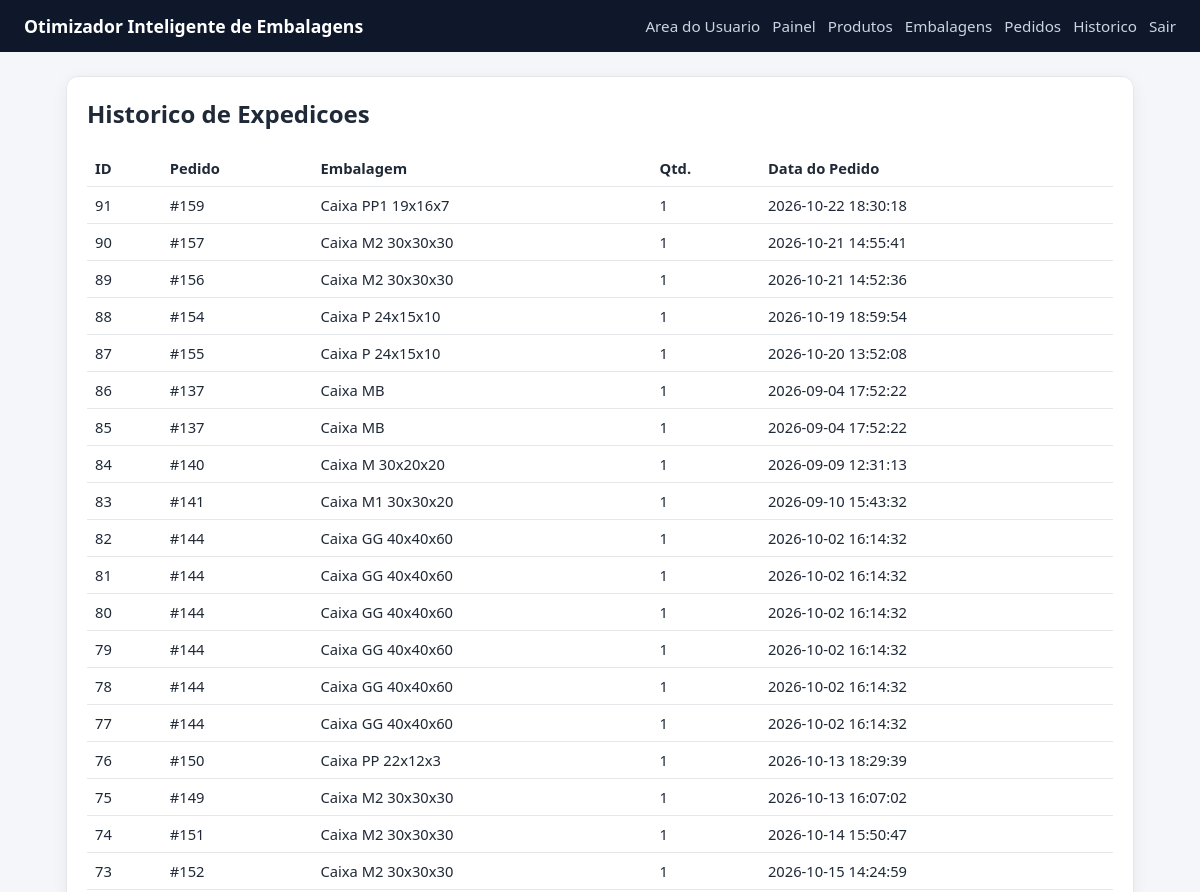
Before: /history (signed in, upper part) with the older database file.
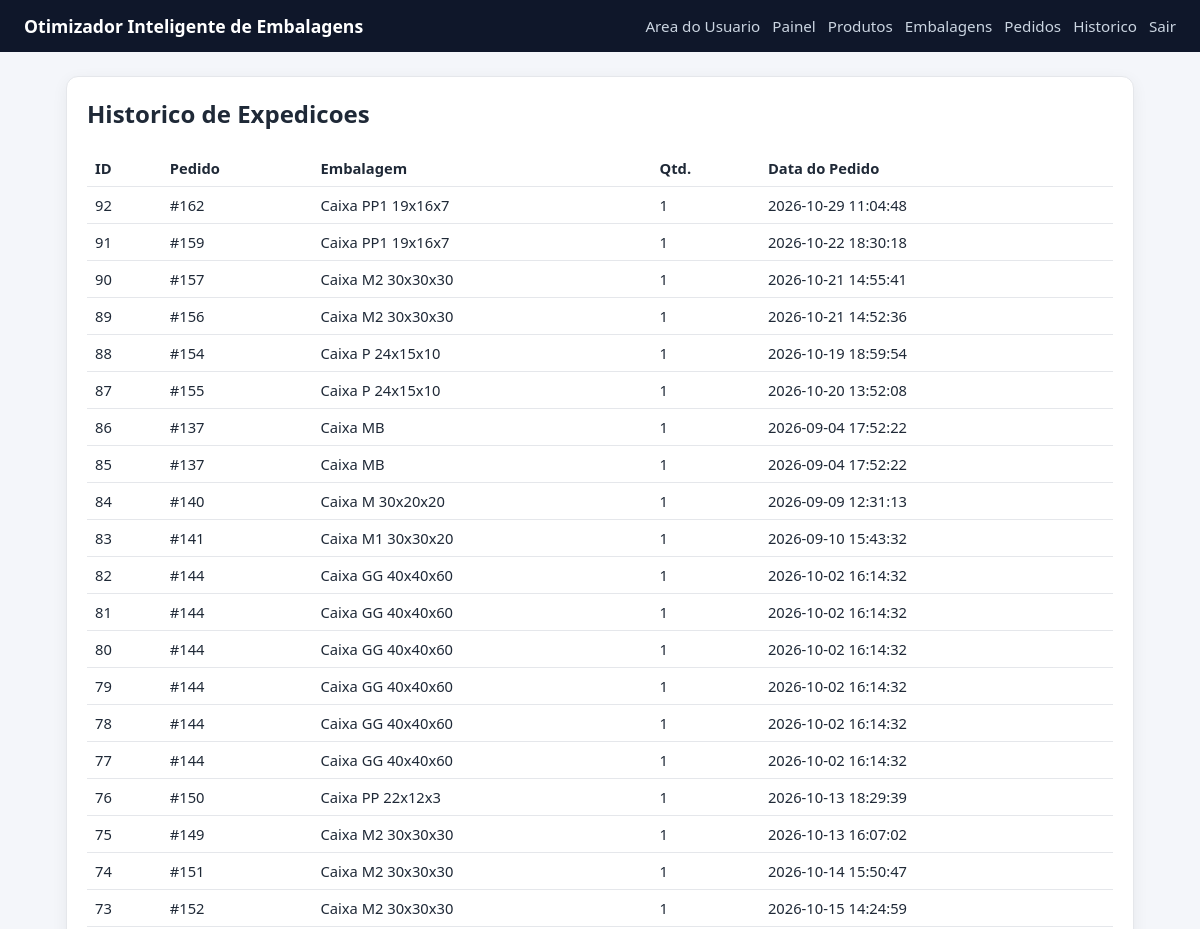
After: the same page with the newer database file.
### tables this page shows
CREATE TABLE shipment_history (
                id INTEGER PRIMARY KEY AUTOINCREMENT,
                order_id INTEGER NOT NULL,
                box_id INTEGER NOT NULL, quantity INTEGER NOT NULL DEFAULT 1, assignments_json TEXT,
                FOREIGN KEY(order_id) REFERENCES orders(id),
                FOREIGN KEY(box_id) REFERENCES boxes(id)
            );

CREATE TABLE boxes (
                id INTEGER PRIMARY KEY AUTOINCREMENT,
                name TEXT NOT NULL UNIQUE,
                length_cm REAL NOT NULL,
                width_cm REAL NOT NULL,
                height_cm REAL NOT NULL,
                max_weight REAL NOT NULL
            , is_active INTEGER NOT NULL DEFAULT 1, max_capacity_weight REAL);

CREATE TABLE orders (
                id INTEGER PRIMARY KEY AUTOINCREMENT,
                created_at TEXT NOT NULL DEFAULT CURRENT_TIMESTAMP
            );

### app_volum.py (the view)
@app.route("/history", methods=["GET"])
@admin_required
def history():
    rows = list_shipment_history(DB_PATH)
    return render_template("history.html", history=rows)

### app_volum.py (called while the page is built)
def admin_required(view_func):
    @wraps(view_func)
    def _wrapped(*args, **kwargs):
        if not session.get("is_admin"):
            next_url = request.path
            return redirect(url_for("admin_login", next=next_url))
        return view_func(*args, **kwargs)
    return _wrapped

### database.py (called while the page is built)
def get_connection(db_path):
    conn = sqlite3.connect(db_path)
    conn.row_factory = sqlite3.Row
    return conn

def list_shipment_history(db_path):
    with closing(get_connection(db_path)) as conn:
        rows = conn.execute(
            """
            SELECT
                sh.id,
                sh.order_id,
                sh.box_id,
                sh.quantity,
                o.created_at,
                b.name AS box_name
            FROM shipment_history sh
            JOIN orders o ON o.id = sh.order_id
            JOIN boxes b ON b.id = sh.box_id
            ORDER BY sh.id DESC
            """
        ).fetchall()
    return rows

### templates/history.html
{% extends 'base.html' %}
{% block content %}
<section class="card">
    <h2>Historico de Expedicoes</h2>
    <table>
        <thead>
            <tr><th>ID</th><th>Pedido</th><th>Embalagem</th><th>Qtd.</th><th>Data do Pedido</th></tr>
        </thead>
        <tbody>
        {% for row in history %}
            <tr>
                <td>{{ row['id'] }}</td>
                <td>#{{ row['order_id'] }}</td>
                <td>{{ row['box_name'] }}</td>
                <td>{{ row['quantity'] }}</td>
                <td>{{ row['created_at'] }}</td>
            </tr>
        {% else %}
            <tr><td colspan="5">Ainda nao ha historico de expedicoes.</td></tr>
        {% endfor %}
        </tbody>
    </table>
</section>
{% endblock %}

### templates/base.html (shortened to what this page needs)
<!doctype html>
<html lang="pt-BR">
<head>
    <link rel="stylesheet" href="{{ url_for('static', filename='style.css') }}">
</head>
<body>
    <header class="topbar">
        <h1>Otimizador Inteligente de Embalagens</h1>
        <nav>
            <a href="{{ url_for('user_upload') }}">Area do Usuario</a>
            {% if session.get('is_admin') %}
                <a href="{{ url_for('admin_dashboard') }}">Painel</a>
                <a href="{{ url_for('products') }}">Produtos</a>
                <a href="{{ url_for('boxes') }}">Embalagens</a>
                <a href="{{ url_for('orders') }}">Pedidos</a>
                <a href="{{ url_for('history') }}">Historico</a>
                <a href="{{ url_for('admin_logout') }}">Sair</a>
            {% else %}
                <a href="{{ url_for('admin_login') }}">Acesso Admin</a>
            {% endif %}
        </nav>
    </header>
    <main class="container">
        {% block content %}{% endblock %}
    </main>
</body>
</html>

### static/style.css (style rules this page uses)
* { box-sizing: border-box; }
body { margin: 0; font-family: Segoe UI, Tahoma, sans-serif; background: #f4f6fa; color: #1f2937; }
.topbar { background: #0f172a; color: #fff; padding: 14px 24px; display: flex; justify-content: space-between; align-items: center; gap: 16px; flex-wrap: wrap; }
.topbar h1 { margin: 0; font-size: 1.1rem; }
.topbar nav { display: flex; gap: 12px; flex-wrap: wrap; }
.topbar nav a { color: #cbd5e1; text-decoration: none; font-size: 0.95rem; }
.container { max-width: 1100px; margin: 24px auto; padding: 0 16px; }
.card { background: #fff; border-radius: 12px; padding: 20px; border: 1px solid #e5e7eb; box-shadow: 0 4px 16px rgba(15, 23, 42, 0.06); margin-bottom: 18px; }
h2, h3 { margin-top: 0; }
table { width: 100%; border-collapse: collapse; margin-top: 12px; }
th, td { border-bottom: 1px solid #e5e7eb; text-align: left; padding: 8px; font-size: 0.92rem; }

Changed rows visible on the page:
added shipment_history: id "92", order_id "162", box_name "Caixa PP1 19x16x7", quantity "1", created_at "2026-10-29 11:04:48"
